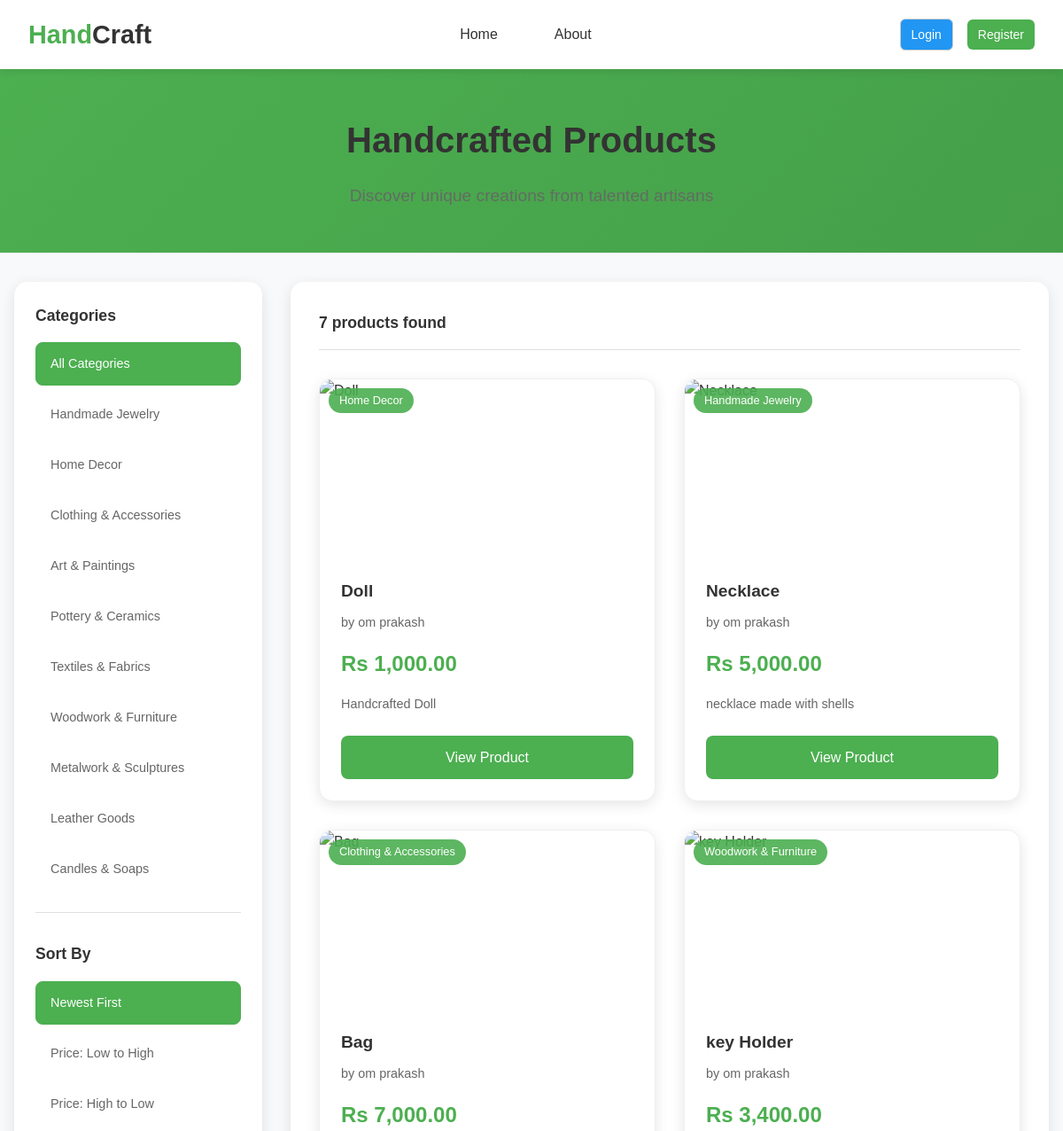
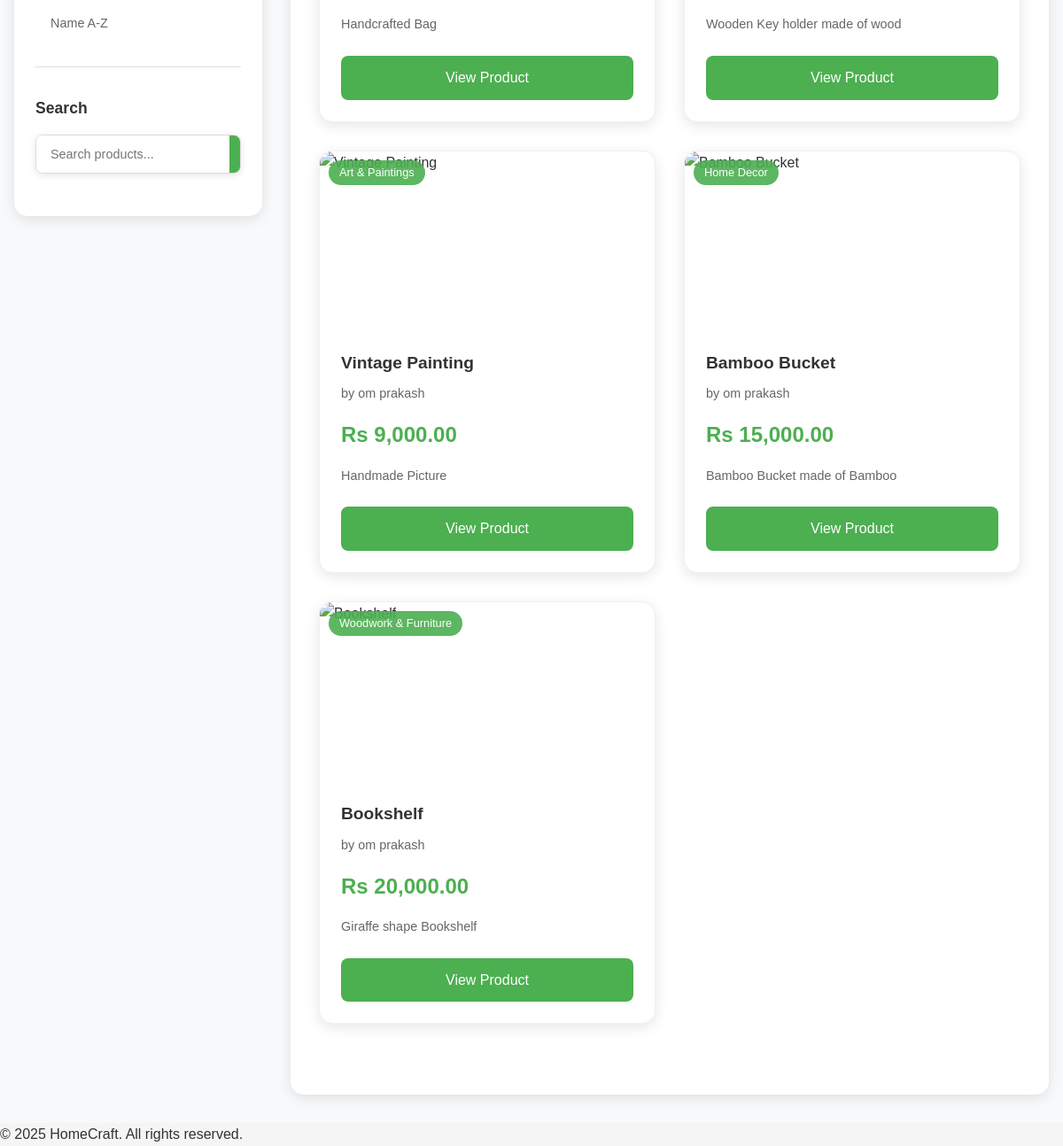
Screenshot of /catalog.php with the database file from the repository (2 pictures, top to bottom).
### tables this page shows
CREATE TABLE `products` (
  `id` int(11) NOT NULL,
  `seller_id` int(10) NOT NULL,
  `name` varchar(255) NOT NULL,
  `description` text DEFAULT NULL,
  `category` varchar(50) DEFAULT 'general',
  `price` decimal(10,2) NOT NULL,
  `stock` int(10) UNSIGNED NOT NULL DEFAULT 0,
  `is_active` tinyint(1) DEFAULT 1,
  `image` varchar(255) DEFAULT NULL,
  `created_at` timestamp NOT NULL DEFAULT current_timestamp()
);

CREATE TABLE `users` (
  `id` int(11) NOT NULL,
  `name` varchar(100) NOT NULL,
  `email` varchar(100) NOT NULL,
  `password` varchar(255) NOT NULL,
  `role` enum('buyer','seller','admin') DEFAULT 'buyer',
  `created_at` timestamp NOT NULL DEFAULT current_timestamp()
);

### config/config.php (called while the page is built, shortened)
<?php
function db(): PDO {
    $pdo = new PDO("mysql:host=localhost;dbname=homecraft;charset=utf8mb4", "root", "");
    $pdo->setAttribute(PDO::ATTR_ERRMODE, PDO::ERRMODE_EXCEPTION);
    $pdo->setAttribute(PDO::ATTR_DEFAULT_FETCH_MODE, PDO::FETCH_ASSOC);
    return $pdo;
}
function get_categories(): array {
    return [
        'jewelry' => 'Handmade Jewelry',
        'home-decor' => 'Home Decor',
        'clothing' => 'Clothing & Accessories',
        'art' => 'Art & Paintings',
        'pottery' => 'Pottery & Ceramics',
        'textiles' => 'Textiles & Fabrics',
        'woodwork' => 'Woodwork & Furniture',
        'metalwork' => 'Metalwork & Sculptures',
        'leather' => 'Leather Goods',
        'candles' => 'Candles & Soaps'
    ];
}
function format_price(float $price): string {
    return 'Rs ' . number_format($price, 2);
}
function truncate_text(string $text, int $length = 100): string {
    if (strlen($text) <= $length) {
        return $text;
    }
    return substr($text, 0, $length) . '...';
}

### app/Database.php (called while the page is built, shortened)
<?php
class Database {
    private static ?PDO $pdo = null;
    public static function pdo(): PDO {
        if (self::$pdo === null) {
            self::$pdo = db();
        }
        return self::$pdo;
    }
}

### app/Product.php (called while the page is built, shortened)
<?php
class Product {
    public static function allActive(int $limit = null, int $offset = 0): array {
        $sql = "SELECT p.*, u.name as seller_name FROM products p
                JOIN users u ON p.seller_id = u.id
                WHERE p.is_active = 1
                ORDER BY p.created_at DESC";
        if ($limit) {
            $sql .= " LIMIT $limit OFFSET $offset";
        }
        $stmt = Database::pdo()->query($sql);
        return $stmt->fetchAll();
    }
    public static function getTotalCount(): int {
        try {
            $stmt = Database::pdo()->query("SELECT COUNT(*) FROM products WHERE is_active = 1");
        } catch (Exception $e) {
            $stmt = Database::pdo()->query("SELECT COUNT(*) FROM products");
        }
        return (int) $stmt->fetchColumn();
    }
}

### public/catalog.php (the view, shortened to what this page needs)
<?php
require_once __DIR__ . '/../config/config.php';
require_once __DIR__ . '/../app/Database.php';
require_once __DIR__ . '/../app/Product.php';
$category = $_GET['category'] ?? '';
$search = $_GET['search'] ?? '';
$sort = $_GET['sort'] ?? 'newest';
$page = max(1, (int)($_GET['page'] ?? 1));
$perPage = ITEMS_PER_PAGE;
$offset = ($page - 1) * $perPage;
try {
    if ($category && $category !== 'all') {
        $products = Product::byCategory($category);
        $totalProducts = count($products);
        $products = array_slice($products, $offset, $perPage);
    } elseif ($search) {
        $products = Product::search($search);
        $totalProducts = count($products);
        $products = array_slice($products, $offset, $perPage);
    } else {
        $products = Product::allActive($perPage, $offset);
        $totalProducts = Product::getTotalCount();
    }
} catch (Exception $e) {
    error_log("Error fetching products: " . $e->getMessage());
    $products = [];
    $totalProducts = 0;
}
$allCategories = get_categories();
?>
<!DOCTYPE html>
<html lang="en">
<head>
    <link rel="stylesheet" href="handcraf.css">
    <link rel="stylesheet" href="startstyle.css">
    <link rel="stylesheet" href="https://cdnjs.cloudflare.com/ajax/libs/font-awesome/6.4.0/css/all.min.css">
</head>
<body>
    <?php include __DIR__ . '/../includes/header.php'; ?>
    <div class="catalog-container">
        <div class="catalog-header">
            <div class="container">
                <h1>Handcrafted Products</h1>
                <p>Discover unique creations from talented artisans</p>
            </div>
    </div>
        <div class="container">
            <div class="catalog-layout">
                <aside class="catalog-sidebar">
                    <div class="filter-section">
                        <h3>Categories</h3>
                        <div class="filter-options">
                            <a href="?<?= http_build_query(array_merge($_GET, ['category' => '', 'page' => 1])) ?>"
                               class="filter-option <?= !$category ? 'active' : '' ?>">
                                All Categories
                            </a>
                            <?php foreach ($allCategories as $key => $name): ?>
                                <a href="?<?= http_build_query(array_merge($_GET, ['category' => $key, 'page' => 1])) ?>"
                                   class="filter-option <?= $category === $key ? 'active' : '' ?>">
                                    <?= $name ?>
  </a>
<?php endforeach; ?>
</div>
                    </div>
                    <div class="filter-section">
                        <h3>Sort By</h3>
                        <div class="filter-options">
                            <a href="?<?= http_build_query(array_merge($_GET, ['sort' => 'newest', 'page' => 1])) ?>"
                               class="filter-option <?= $sort === 'newest' ? 'active' : '' ?>">
                                Newest First
                            </a>
                            <a href="?<?= http_build_query(array_merge($_GET, ['sort' => 'price-low', 'page' => 1])) ?>"
                               class="filter-option <?= $sort === 'price-low' ? 'active' : '' ?>">
                                Price: Low to High
                            </a>
                            <a href="?<?= http_build_query(array_merge($_GET, ['sort' => 'price-high', 'page' => 1])) ?>"
                               class="filter-option <?= $sort === 'price-high' ? 'active' : '' ?>">
                                Price: High to Low
                            </a>
                            <a href="?<?= http_build_query(array_merge($_GET, ['sort' => 'name', 'page' => 1])) ?>"
                               class="filter-option <?= $sort === 'name' ? 'active' : '' ?>">
                                Name A-Z
                            </a>
                        </div>
                    </div>
                    <div class="filter-section">
                        <h3>Search</h3>
                        <form method="GET" class="sidebar-search">
                            <div class="search-input-group">
                                <input type="text" name="search" placeholder="Search products..."
                                       value="<?= htmlspecialchars($search) ?>" class="search-input">
                                <button type="submit" class="search-btn">
                                </button>
                            </div>
                        </form>
                    </div>
                </aside>
                <main class="catalog-main">
                                            <div class="catalog-toolbar">
                            <div class="results-info">
                                <span class="results-count">
                                    <?= $totalProducts ?> product<?= $totalProducts !== 1 ? 's' : '' ?> found
                                </span>
                            </div>
                        </div>
                    <?php if (!empty($products)): ?>
                        <div class="products-grid catalog-grid">
                            <?php foreach ($products as $product): ?>
                                <div class="product-card">
                                    <div class="product-image">
                                        <?php if (isset($product['category']) && $product['category']): ?>
                                            <div class="category-badge"><?= $allCategories[$product['category']] ?? $product['category'] ?></div>
                                        <?php endif; ?>
                                    </div>
                                    <div class="product-info">
                                        <h3><?= htmlspecialchars($product['name']) ?></h3>
                                        <p class="seller-name">by <?= htmlspecialchars($product['seller_name']) ?></p>
                                        <div class="product-price"><?= format_price($product['price']) ?></div>
                                        <p class="product-description"><?= truncate_text($product['description']) ?></p>
                                        <div class="product-actions">
                                            <a href="product.php?id=<?= $product['id'] ?>" class="btn-view">View Product</a>
                                        </div>
                                    </div>
                                </div>
                            <?php endforeach; ?>
                        </div>
                    <?php endif; ?>
                </main>
            </div>
        </div>
    </div>
    <?php include __DIR__ . '/../includes/footer.php'; ?>
</body>
</html>

### includes/header.php (shortened to what this page needs)
<?php
$user = $_SESSION['user'] ?? null;
$role = $user['role'] ?? null;
function isActive($page) {
    return basename($_SERVER['PHP_SELF']) === $page ? 'active' : '';
}
?>
<header class="main-header">
    <div class="logo"><span>Hand</span>Craft</div>
    <nav class="nav-links">
        <ul>
            <li><a href="index.php" class="<?= isActive('index.php') ?>">Home</a></li>
            <li><a href="about.php" class="<?= isActive('about.php') ?>">About</a></li>
        </ul>
    </nav>
    <div class="header-icons">
        <?php if ($user): ?>
            <span class="welcome">Hello, <?= e($user['name']) ?></span>
            <?php if ($role === 'buyer'): ?>
                <a href="wishlist.php" class="btn wishlist" title="My Wishlist">
                    <i class="fas fa-heart"></i> Wishlist
                </a>
                <a href="cart.php" class="btn cart" title="Shopping Cart">
                    <i class="fas fa-shopping-cart"></i> Cart
                </a>
            <?php endif; ?>
            <a href="logout.php" class="btn logout">Logout</a>
        <?php else: ?>
            <a href="login.php" class="btn login">Login</a>
            <a href="register.php" class="btn register">Register</a>
        <?php endif; ?>
    </div>
</header>

### includes/footer.php (shortened to what this page needs)
<footer class="mt-16 py-8 text-center text-sm text-gray-500">
  &copy; <?php echo date('Y'); ?> HomeCraft. All rights reserved.
</footer>
</body>
</html>

### public/handcraf.css (style rules this page uses)
* { margin: 0; padding: 0; box-sizing: border-box; }
body { font-family: 'Segoe UI', sans-serif; background-color: #fffdf7; color: #333; line-height: 1.6; }
.container { max-width: 1200px; margin: 0 auto; padding: 0 2rem; }
.main-header { display: flex; justify-content: space-between; align-items: center; padding: 1rem 2rem; background: #fff; box-shadow: 0 2px 8px rgba(0,0,0,0.05); position: sticky; top: 0; z-index: 1000; }
.logo { font-size: 1.6rem; font-weight: bold; color: #333; }
.logo span { color: #ff6b6b; }
.nav-links ul { list-style: none; display: flex; gap: 1.5rem; }
.nav-links a { text-decoration: none; color: #444; font-weight: 500; transition: color 0.3s ease; }
.header-icons { display: flex; align-items: center; gap: 1rem; }
.btn { padding: 0.5rem 1rem; border-radius: 20px; border: 1px solid transparent; font-weight: bold; cursor: pointer; transition: all 0.3s ease; text-decoration: none; display: inline-block; }
.header-icons .btn { padding: 6px 12px; border-radius: 6px; text-decoration: none; font-size: 14px; transition: 0.3s; }
.btn.login { border: 1px solid #ccc; color: #333; background: transparent; }
.btn.register, .btn.logout { background: #ff6b6b; color: white; }
.search-input-group { display: flex; background: white; border-radius: 25px; box-shadow: 0 4px 15px rgba(0,0,0,0.1); overflow: hidden; }
.search-input { flex: 1; padding: 1rem 1.5rem; border: none; outline: none; font-size: 1rem; }
.search-btn { background: #ff6b6b; color: white; border: none; padding: 1rem 1.5rem; cursor: pointer; transition: background 0.3s ease; }
.products-grid { display: grid; grid-template-columns: repeat(auto-fit, minmax(280px, 1fr)); gap: 2rem; margin-bottom: 3rem; }
.product-card { background: #fff; border-radius: 15px; overflow: hidden; box-shadow: 0 5px 15px rgba(0,0,0,0.08); transition: transform 0.3s ease; position: relative; }
.product-image { height: 200px; overflow: hidden; position: relative; }
.category-badge { position: absolute; top: 10px; left: 10px; background: rgba(0,0,0,0.7); color: white; padding: 0.3rem 0.8rem; border-radius: 15px; font-size: 0.7rem; font-weight: bold; }
.product-info { padding: 1.5rem; }
.product-info h3 { font-size: 1.2rem; margin-bottom: 0.5rem; color: #333; }
.seller-name { color: #666; margin-bottom: 0.5rem; font-size: 0.9rem; }
.product-price { color: #ff6b6b; font-weight: bold; font-size: 1.1rem; margin-bottom: 0.5rem; }
.product-description { font-size: 0.9rem; color: #555; margin-bottom: 1rem; line-height: 1.5; }
.product-actions { display: flex; gap: 0.5rem; align-items: center; }
.catalog-container { background: #f8f9fa; min-height: calc(100vh - 80px); }
.catalog-header { background: #fff; padding: 3rem 0; text-align: center; border-bottom: 1px solid #e9ecef; }
.catalog-header h1 { font-size: 2.5rem; margin-bottom: 0.5rem; color: #333; }
.catalog-header p { font-size: 1.1rem; color: #666; }
.catalog-layout { display: grid; grid-template-columns: 250px 1fr; gap: 2rem; padding: 2rem 0; }
.catalog-sidebar { background: #fff; border-radius: 15px; padding: 1.5rem; box-shadow: 0 2px 10px rgba(0,0,0,0.05); height: fit-content; position: sticky; top: 100px; }
.filter-section { margin-bottom: 2rem; padding-bottom: 1.5rem; border-bottom: 1px solid #e9ecef; }
.filter-section:last-child { border-bottom: none; margin-bottom: 0; }
.filter-section h3 { font-size: 1.1rem; margin-bottom: 1rem; color: #333; }
.filter-options { display: flex; flex-direction: column; gap: 0.5rem; }
.filter-option { display: block; padding: 0.5rem 0.8rem; text-decoration: none; color: #666; border-radius: 8px; transition: all 0.3s ease; font-size: 0.9rem; }
.filter-option.active { background: #ff6b6b; color: white; }
.sidebar-search .search-input-group { border-radius: 8px; box-shadow: 0 2px 8px rgba(0,0,0,0.1); }
.sidebar-search .search-input { padding: 0.8rem 1rem; font-size: 0.9rem; }
.sidebar-search .search-btn { padding: 0.8rem 1rem; }
.catalog-main { background: #fff; border-radius: 15px; padding: 2rem; box-shadow: 0 2px 10px rgba(0,0,0,0.05); }
.results-info { display: flex; align-items: center; gap: 1rem; }
.results-count { font-size: 1.1rem; font-weight: 600; color: #333; }
.catalog-grid { grid-template-columns: repeat(auto-fill, minmax(300px, 1fr)); }

### rows the page displays
products: category "Home Decor", name "Doll", seller.name "om prakash", price "Rs 1,000.00", description "Handcrafted Doll"
products: category "Handmade Jewelry", name "Necklace", seller.name "om prakash", price "Rs 5,000.00", description "necklace made with shells"
products: category "Clothing & Accessories", name "Bag", seller.name "om prakash", price "Rs 7,000.00", description "Handcrafted Bag"
products: category "Woodwork & Furniture", name "key Holder", seller.name "om prakash", price "Rs 3,400.00", description "Wooden Key holder made of wood"
products: category "Art & Paintings", name "Vintage Painting", seller.name "om prakash", price "Rs 9,000.00", description "Handmade Picture"
products: category "Home Decor", name "Bamboo Bucket", seller.name "om prakash", price "Rs 15,000.00", description "Bamboo Bucket made of Bamboo"
products: category "Woodwork & Furniture", name "Bookshelf", seller.name "om prakash", price "Rs 20,000.00", description "Giraffe shape Bookshelf"

### other values shown
$name "Handmade Jewelry"
$name "Home Decor"
$name "Clothing & Accessories"
$name "Art & Paintings"
$name "Pottery & Ceramics"
$name "Textiles & Fabrics"
$name "Woodwork & Furniture"
$name "Metalwork & Sculptures"
$name "Leather Goods"
$name "Candles & Soaps"
$totalProducts "7"
